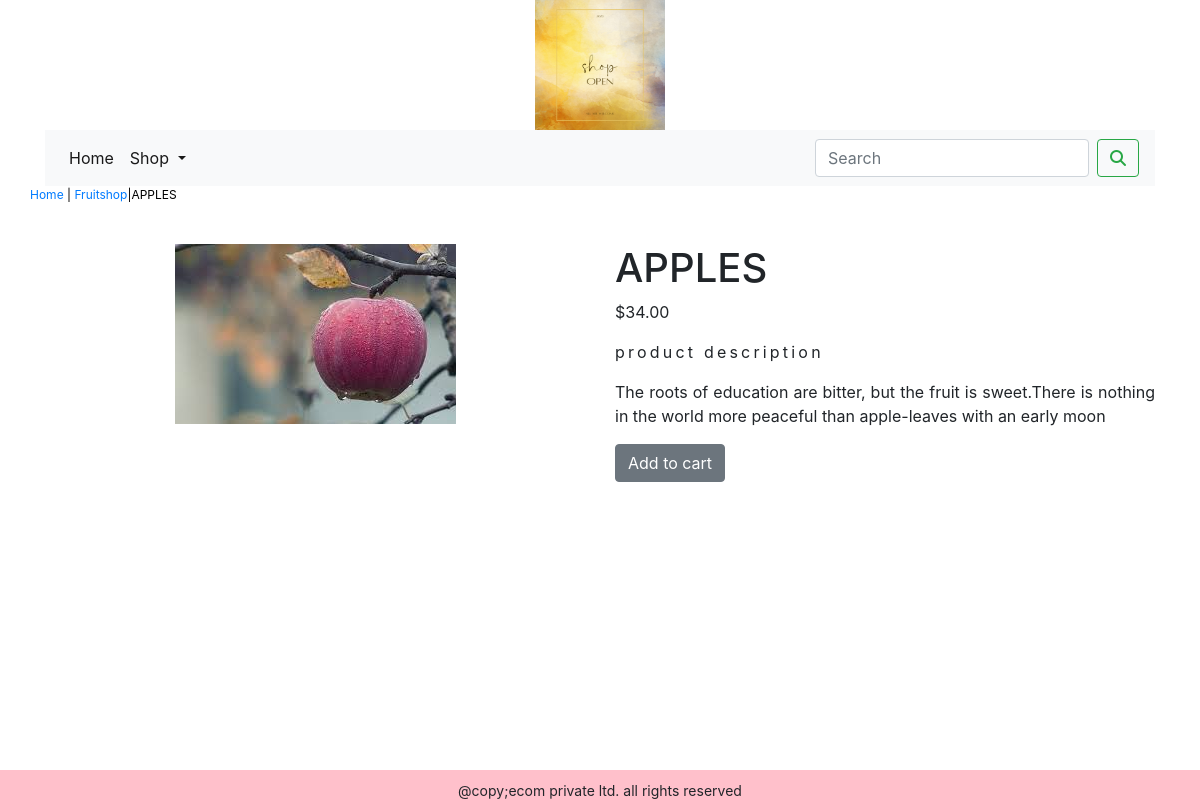
The page /ecom1app/fruitshop/apples/ on the database its author committed.
### ecom1app/models.py (models this page shows, shortened)
class Product(models.Model):
    name = models.CharField(max_length=250, unique=True)
    slug = models.SlugField(max_length=250, unique=True)
    description = models.TextField(blank=True)
    price = models.DecimalField(max_digits=10,decimal_places=2)
    category = models.ForeignKey(Category,on_delete=models.CASCADE)
    image = models.ImageField(upload_to='product', blank=True)
    stock = models.IntegerField()
    available = models.BooleanField(default=True)
    created = models.DateTimeField(auto_now_add=True)
    updated = models.DateTimeField(auto_now=True)
    class Meta:
        ordering = ('name',)
        verbose_name = 'product'
        verbose_name_plural = 'products'

class Category(models.Model):
    name = models.CharField(max_length=250,unique=True)
    slug = models.SlugField(max_length=250,unique=True)
    description = models.TextField(blank=True)
    image = models.ImageField(upload_to='category',blank=True)
    class Meta:
        ordering = ('name',)
        verbose_name = 'category'
        verbose_name_plural = 'categories'
    def get_url(self):
        return reverse('ecom1app:products_by_category',args=[self.slug])
    def __str__(self):
        return '{}'. format(self.name)

### ecom1app/views.py (the view)
# urls.py: path('<slug:cslug>/<slug:productslug>/',views.prodetail,name='procatdetail'),
def prodetail(request,cslug,productslug):
    try:
        product = Product.objects.get(category__slug=cslug,slug=productslug)
    except Exception as e:
        raise e
    return render(request,'product.html',{'product':product})

### cart/context_processors.py (called while the page is built)
def counter(request):
    item_count=0
    if 'admin' in request.path:
        return {}
    else:
        try:
            cart=Cart.objects.filter(cart_id=_cart_id(request))
            cart_items=CartItem.objects.all().filter(cart=cart[:1])
            for cart_item in cart_items:
                item_count += cart_item.quantity
        except Cart.DoesNotExist:
            item_count=0
    return dict(item_count=item_count)

### cart/views.py (called while the page is built)
def _cart_id(request):
    cart = request.session.session_key
    if not cart:
        cart = request.session.create()
    return cart

### ecom1app/context_processors.py (called while the page is built)
def menu_links(request):
    links=Category.objects.all()
    return dict(links=links)

### templates/product.html (shortened to what this page needs)
{% extends 'base.html' %}
{% load static %}
{% block content %}
<div class="row my_prod_row_class">
<div class="mx_auto">
    <div>
        <p> <a href="{% url 'ecom1app:allprodcat' %}">Home</a> | <a href ="{{product.category.get_url}}">{{product.category}}</a>|{{product.name}}</p>
    </div>
</div>
<div class="container">
<br>
<div class="row">
    <div class="col-12 col-sm-12 col md-12 col-lg-6 text-center">
        <div style="min-width:18rem">
            <img src="{{product.image.url}}" alt="{{product.name}}">
        </div>
    </div>
    <div class="col-12 col-sm-12 col-md-12 col-lg-6">
        <div>
        <h1 class="my_prod_title">{{product.name}}</h1>
        <p>${{product.price}}</p>
        <p class="my_title">product description</p>
        <p class="text-justify my_prod_text">{{product.description}}</p>
        {% if product.stock <= 0 %}
        <p class="text-justify my_prod_text"><b>out of stock</b></p>
        {% else %}
        <a class="btn btn-secondary" href="{% url 'cart:add_cart' product.id %}">Add to cart</a>
        {% endif %}
    </div>
</div>
</div>
</div>
</div>
{% endblock %}

### static/css/custom.css (style rules this page uses)
body { font-family: 'Roboto', sans-serif; }
.my_title { font-size:16px; text_transform:uppercase; letter-spacing:.2em; }
.my_prod_row_class { paddng-top:15px; padding-bottom:20px; }
.my_prod_row_class .mx_auto { color:#000; font-size:12px; text-decoration:none; }
.my_prod_text { paddng-right:20px; }

### rows shown on the page
Product: category "Fruitshop", name "APPLES", image (picture), price "34.00", description "The roots of education are bitter, but the fruit is sweet.There is nothing in the world more peaceful than apple-leaves with an early moon"
